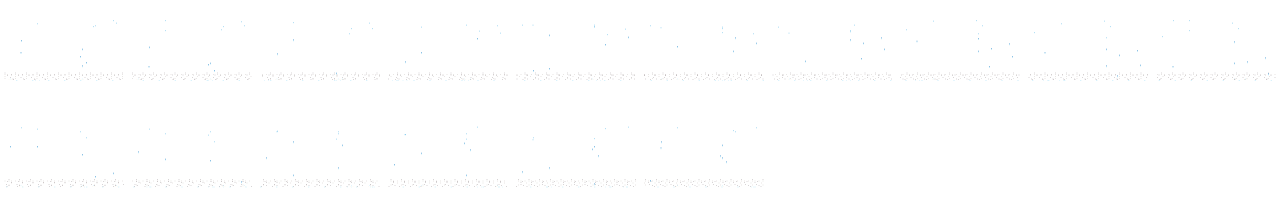
#> input picture kilumen/art/world/overworld/fx/lab_tank_overlays/ovl_ondravel_tank_broken/ovl_ondravel_tank_broken.png, 3840 x 640 px (shown at 1/3 size)
$ python -i arena_art_kit.py   (imports and definitions only)
#> lines starting #> are read from the running program, lines starting #| are printed output that depends on the picture
#!/usr/bin/env python3
"""Aurelith Arena themed set-dressing kit (Gary, Oct 29 2026 6:19 PM CT: "boost the interior design level for the themes").
python3 tools/city/arena_art_kit.py
Draws the props/floors the existing tilesets lack (kelp, wave-edge tiles, pools, clouds, pennants, wind-vanes, lenses,
gold tiles, runes, prisms, candles, cracked obsidian, lava-crack floors, ...) as 32x32 logical pixel art (1 px dark
outline, 2-3 tone shading, the game's 2:1 look), NEAREST-scaled to 64 / 128 / 192 px -> tiles_{1,2,3}x/arena_art.png, plus
palette-remapped copies of existing hall wall tiles (sky / deep-water / earth / obsidian walls).
Writes tileset_arena.json (ids 11001+, category 'arena_art'), loaded at runtime by src/overworld/tileset.js withArenaArt and
read by the grid-fit tools. Every blocking prop's opaque art sits inside its own square (grid-fit: no overhang).
DRAFT art, made in-house (no third-party assets)."""
import json, math, os, random
from PIL import Image, ImageDraw
ROOT = os.path.abspath(os.path.join(os.path.dirname(os.path.abspath(__file__)), '..', '..'))
OW = os.path.join(ROOT, 'art', 'world', 'overworld')
# [1 line that did not run here, left out]
H = lambda s: tuple(int(s[i:i + 2], 16) for i in (1, 3, 5)) + (255,)
OUT = H('#1e1626')
N = 32
tiles = []  # (name, Image 32x32 or 64x64, collision)

def canvas(): return Image.new('RGBA', (N, N), (0, 0, 0, 0))
def px(im, x, y, c):
    if 0 <= x < N and 0 <= y < N: im.putpixel((int(x), int(y)), H(c) if isinstance(c, str) else c)
def rect(im, x0, y0, x1, y1, c, o=None):
    d = ImageDraw.Draw(im); d.rectangle((x0, y0, x1, y1), fill=H(c), outline=H(o) if o else None)
def ell(im, x0, y0, x1, y1, c, o=OUT):
    d = ImageDraw.Draw(im); d.ellipse((x0, y0, x1, y1), fill=H(c), outline=o if o is None or isinstance(o, tuple) else H(o))
def poly(im, pts, c, o=OUT):
    d = ImageDraw.Draw(im); d.polygon(pts, fill=H(c), outline=o if o is None or isinstance(o, tuple) else H(o))
def line(im, pts, c, w=1):
    d = ImageDraw.Draw(im); d.line(pts, fill=H(c), width=w)
def outline(im):
    """1px dark outline round all opaque art (the game's prop style)."""
    a = im.copy(); w, h = im.size
    for y in range(h):
        for x in range(w):
            if a.getpixel((x, y))[3] == 0 and any(0 <= x + dx < w and 0 <= y + dy < h and a.getpixel((x + dx, y + dy))[3] > 0 and a.getpixel((x + dx, y + dy)) != OUT
                                                for dx, dy in ((1, 0), (-1, 0), (0, 1), (0, -1))):
                im.putpixel((x, y), OUT)
    return im
def shadow(im, x0, x1, y):
    for x in range(x0, x1 + 1):
        for yy in (y, y + 1):
            if im.getpixel((x, yy))[3] == 0: im.putpixel((x, yy), (20, 14, 30, 90))
def floor(base, dark, light, seed, grout=None):
    r = random.Random(seed); im = Image.new('RGBA', (N, N), H(base))
    for _ in range(40): px(im, r.randrange(N), r.randrange(N), r.choice((dark, light)))
    if grout:
        for i in range(N): px(im, i, 0, grout); px(im, 0, i, grout); px(im, i, 16, grout) if seed % 2 == 0 else None
    return im
def add(name, im, col=0): tiles.append((name, im, col))

# ---------------- WATER (Marisol): blue, never pink ----------------
# [6 lines not run here, left out]
# wave-tile edge (the trim row between floor and pool, walkable)
im = Image.new('RGBA', (N, N), H('#3f7fb8'))
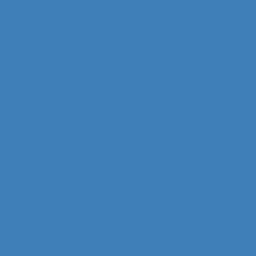
#> im: PIL image 32x32 RGBA (shown 8 times larger); mean R, G, B, A 63, 127, 184, 255
# [5 lines not run here, left out]
# pool (2x2 water body, collision 3 = water), rim drawn in each corner piece
pool = Image.new('RGBA', (64, 64), H('#1d5e9c'))
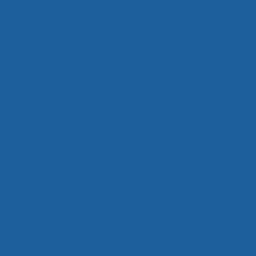
#> pool: PIL image 64x64 RGBA (shown 4 times larger); mean R, G, B, A 29, 94, 156, 255
#> `im = canvas(); rect(im, 6, 2, 25, 29, '#2c6fa8', '#1e1626'); rect(im, ..`: im: PIL image 32x32 RGBA; every value is 0
# [1 line not run here, left out]
r = random.Random(7)
# [42 lines not run here, left out]
im = canvas()
# [2 lines not run here, left out]
# pennant pole (1w x 2h)
pen = Image.new('RGBA', (32, 64), (0, 0, 0, 0)); d = ImageDraw.Draw(pen)
#> pen: PIL image 32x64 RGBA; every value is 0
# [4 lines not run here, left out]
# wind-vane (1w x 2h)
wv = Image.new('RGBA', (32, 64), (0, 0, 0, 0)); d = ImageDraw.Draw(wv)
# [16 lines not run here, left out]
rp = Image.new('RGBA', (32, 64), (0, 0, 0, 0)); d = ImageDraw.Draw(rp)
# [21 lines not run here, left out]
tr = Image.new('RGBA', (32, 64), (0, 0, 0, 0)); d = ImageDraw.Draw(tr)
# [4 lines not run here, left out]
tr = outline(tr.resize((32, 64))) if False else tr
# [2 lines not run here, left out]
r = random.Random(12)
# [14 lines not run here, left out]
ls = Image.new('RGBA', (32, 64), (0, 0, 0, 0)); d = ImageDraw.Draw(ls)
# [3 lines not run here, left out]
gl = Image.new('RGBA', (32, 64), (0, 0, 0, 0)); d = ImageDraw.Draw(gl)
# [32 lines not run here, left out]
im = canvas()
# [3 lines not run here, left out]
cb = Image.new('RGBA', (32, 64), (0, 0, 0, 0)); d = ImageDraw.Draw(cb)
# [10 lines not run here, left out]

# ---------------- remapped walls (sky / deep sea / earth / obsidian) from hall walls ----------------
def cell(name):
    e = BY[name]; sh = e['sheet']; cols = TS.get('columns_per_sheet', 16)
    im = Image.open(os.path.join(OW, sh)).convert('RGBA'); i = e['index']
    return im.crop((i % cols * 64, i // cols * 64, i % cols * 64 + 64, i // cols * 64 + 64))
def remap(im, stops):
    stops = [H(s) for s in stops]; o = im.copy()
    for y in range(64):
        for x in range(64):
            r, g, b, a = im.getpixel((x, y))
            if a == 0: continue
            l = (0.3 * r + 0.59 * g + 0.11 * b) / 255 * (len(stops) - 1); i = min(int(l), len(stops) - 2); f = l - i
            c = tuple(int(stops[i][k] * (1 - f) + stops[i + 1][k] * f) for k in range(3)); o.putpixel((x, y), c + (a,))
    return o
WALL_PAL = {'sky': ('#2a4a6a', '#5a8ab8', '#a8d0ee', '#eaf6ff'), 'sea': ('#0e2440', '#1d4f86', '#3f86c4', '#a8dcf8'),
            'earth': ('#2a2018', '#5a4632', '#8a7458', '#c8b494'), 'obsidian': ('#0c0a10', '#241e2e', '#3e3450', '#7a5aa8')}
# [6 lines not run here, left out]
rows = (len(tiles) + 15) // 16
# [4 lines not run here, left out]
CODES = {0: 'walk', 1: 'block', 3: 'water'}
FLOORISH = lambda n: n.startswith(('ar_floor', 'ar_wave', 'ar_wall'))
out = [{'id': 11001 + i, 'name': n, 'category': 'arena_art', 'sheet': 'tiles_1x/arena_art.png', 'index': i, 'col': i % 16, 'row': i // 16,
        'walkable': c == 0, 'collision': CODES.get(c, 'block'), 'collision_code': c, 'encounter': False, 'interior': True,
        'layer': 'ground' if FLOORISH(n) or n.startswith('ar_pool') else 'decoration'} for i, (n, _, c) in enumerate(tiles)]
# ---------------- v3 final throne rooms (Gary 6:41 PM CT, pt2163u): tools/city/arena_v3_art.py, one sheet per type, ids after v2 ----------------
import sys; sys.path.insert(0, os.path.dirname(os.path.abspath(__file__)))
import arena_v3_art as V3
nid = 11001 + len(out)
# [18 lines not run here, left out]

>>> from PIL import Image
>>> picture = Image.open('../../art/world/overworld/fx/lab_tank_overlays/ovl_ondravel_tank_broken/ovl_ondravel_tank_broken.png')
#> picture is the input picture: PIL image 3840x640 RGBA; mean R, G, B, A 0.8, 0.9, 0.9, 1.1
>>> result = outline(picture)
#> after the loop in outline, `for y in range(h):`:
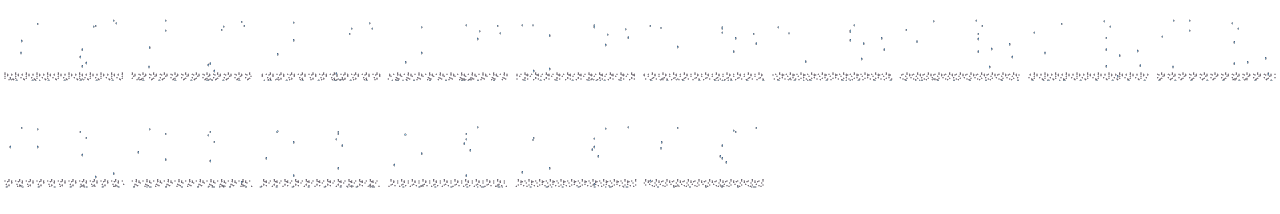
#> im: PIL image 3840x640 RGBA (shown at 1/3 size); mean R, G, B, A 1.1, 1, 1.2, 3.2; transparent parts drawn white
